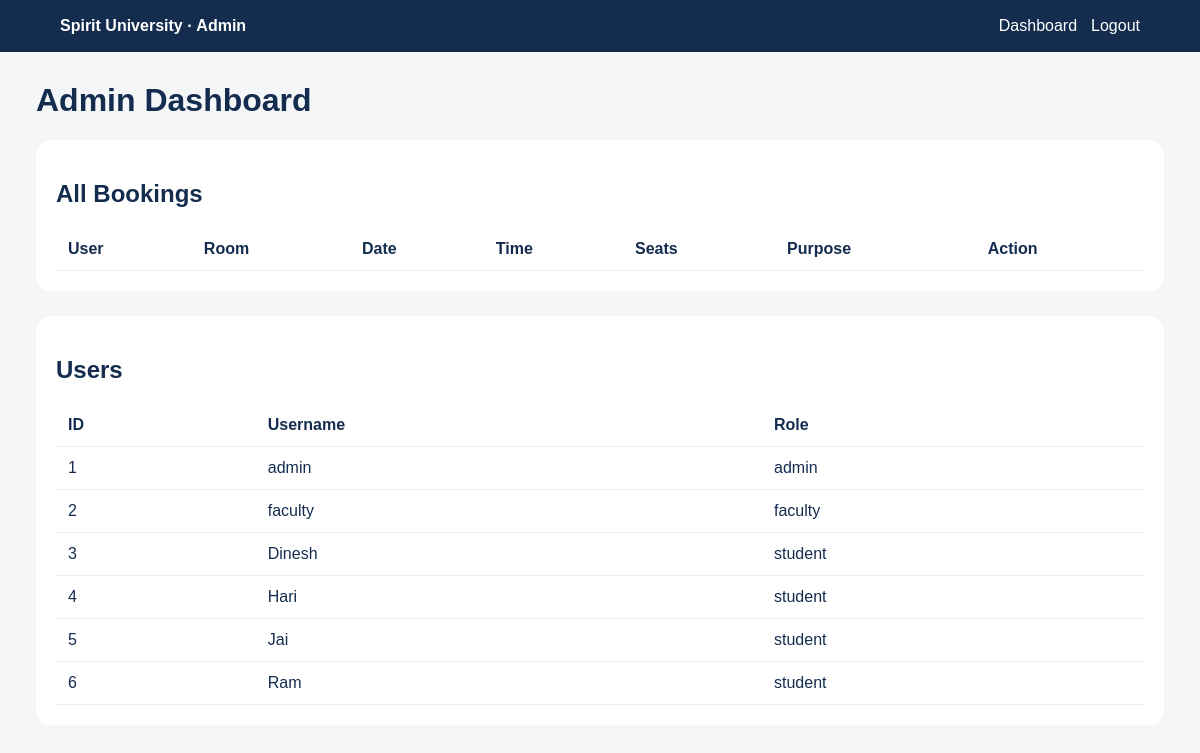
The page /admin (signed in) on the database its author committed.
### tables this page shows
CREATE TABLE users (
        id INTEGER PRIMARY KEY AUTOINCREMENT,
        username TEXT UNIQUE NOT NULL,
        password TEXT NOT NULL,
        role TEXT NOT NULL
    );

### app.py (the view, shortened to what this page needs)
@app.route("/admin")
@login_required
@admin_required
def admin():
    conn = get_db()
    rows = conn.execute("SELECT * FROM bookings ORDER BY booking_date, id").fetchall()
    users = conn.execute("SELECT id,username,role FROM users ORDER BY role,username").fetchall()
    conn.close()
    bookings = []
    return render_template("admin.html", bookings=bookings, users=users)

### app.py (called while the page is built)
def get_db():
    conn = sqlite3.connect(DATABASE)
    conn.row_factory = sqlite3.Row
    return conn

def login_required(f):
    @wraps(f)
    def wrapper(*args, **kwargs):
        if "username" not in session:
            return redirect(url_for("login"))
        return f(*args, **kwargs)
    return wrapper

def admin_required(f):
    @wraps(f)
    def wrapper(*args, **kwargs):
        if session.get("role") != "admin":
            flash("Admin access required.", "error")
            return redirect(url_for("dashboard"))
        return f(*args, **kwargs)
    return wrapper

### templates/admin.html (shortened to what this page needs)
<!doctype html><html><head><meta name="viewport" content="width=device-width,initial-scale=1"><title>Admin</title>
</head>
<body><nav><b>Spirit University · Admin</b><div><a href="{{url_for('dashboard')}}">Dashboard</a><a href="{{url_for('logout')}}">Logout</a></div></nav><div class="wrap"><h1>Admin Dashboard</h1><div class="box"><h2>All Bookings</h2><table><tr><th>User</th><th>Room</th><th>Date</th><th>Time</th><th>Seats</th><th>Purpose</th><th>Action</th></tr></table></div><div class="box"><h2>Users</h2><table><tr><th>ID</th><th>Username</th><th>Role</th></tr>{% for u in users %}<tr><td>{{u.id}}</td><td>{{u.username}}</td><td>{{u.role}}</td></tr>{% endfor %}</table></div></div></body></html>

### templates/admin.html (style rules this page uses)
* { box-sizing:border-box;font-family:Arial }
body { margin:0;background:#f4f6f8;color:#142d4f }
nav { background:#142d4f;color:#fff;padding:17px 5%;display:flex;justify-content:space-between;flex-wrap:wrap }
nav a { color:#fff;text-decoration:none;margin-left:14px }
.wrap { width:94%;max-width:1200px;margin:30px auto }
.box { background:#fff;padding:20px;border-radius:15px;margin-bottom:25px;overflow:auto }
table { width:100%;border-collapse:collapse;min-width:800px }
th,td { padding:12px;border-bottom:1px solid #eee;text-align:left }

### rows shown on the page
users: id "1", username "admin", role "admin"
users: id "2", username "faculty", role "faculty"
users: id "3", username "Dinesh", role "student"
users: id "4", username "Hari", role "student"
users: id "5", username "Jai", role "student"
users: id "6", username "Ram", role "student"
